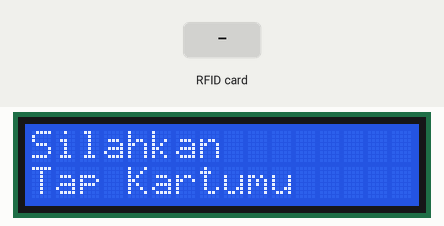
This sketch was run on a simulated ESP8266 (NodeMCU). Parts: 16×2 character LCD. Inputs (shaded band) come from the test bench. What the sketch prints to the serial monitor is not drawn.

Above: at 1.3 s.
1.4 s: RFID card 5E 7A 19 C4 held to the reader
At 2.4 s:
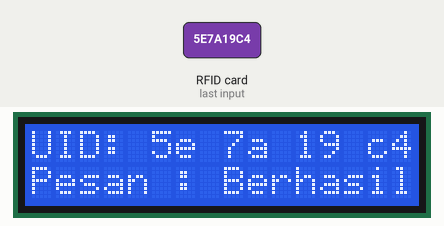
Timing chart, 0 to 4.4 s (numbered marks = the images above; inputs shaded):
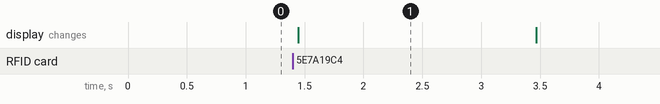

The sketch:

nodemcu_rfid_lcd.ino
```cpp
#include <SPI.h>
#include <MFRC522.h>
#include <Wire.h>
#include <LiquidCrystal_I2C.h>

#define RST_PIN D3
#define SDA_PIN D4

MFRC522 mfrc522(SDA_PIN, RST_PIN);
LiquidCrystal_I2C lcd(0x27, 16, 2);

void setup() {
  Serial.begin(9600);
  SPI.begin();
  mfrc522.PCD_Init();

  lcd.begin();      // initialize the lcd
  lcd.backlight();
  Serial.println("Put your card to the reader...");
  lcd.setCursor(0,0);
  lcd.print("Silahkan");
  lcd.setCursor(0,1);
  lcd.print("Tap Kartumu");

}

void loop() {
  if(!mfrc522.PICC_IsNewCardPresent()){
    return;
  }

  if(!mfrc522.PICC_ReadCardSerial()){
    return;
  }

  Serial.print("UID tag :");
  String content = "";
  byte letter;

  for(byte i = 0; i < mfrc522.uid.size; i++){

    content.concat(String(mfrc522.uid.uidByte[i] < 0x10 ? " 0" : " "));
    content.concat(String(mfrc522.uid.uidByte[i], HEX));
  }
  lcd.setCursor(0,0);
  lcd.print("UID:" +content);
  lcd.setCursor(0,1);
  lcd.print("Pesan : Berhasil");

  Serial.print(content);
  Serial.println();
  Serial.print("Pesan : Berhasil");
  Serial.println();
  Serial.println();

  delay(2000);
  lcd.clear();
  lcd.setCursor(0,0);
  lcd.print("Silahkan");
  lcd.setCursor(0,1);
  lcd.print("Tap Kartumu");


}
```

Measured:
- after the input at 1.4 s, the display: changes after 0.05 s (image 1)
- what the display in image 1 shows lasts 2.1 s, from 1.4 s to 3.5 s
